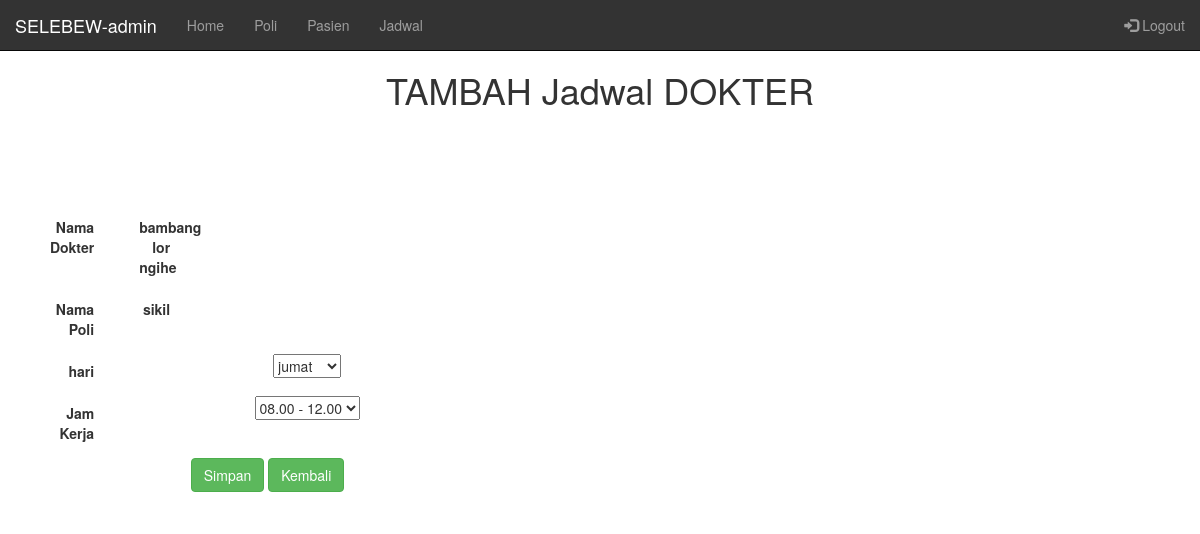
/index.php?controller=admin&action=editJadwalDoctor&id=11 (signed in), run on an earlier commit of the app's database.
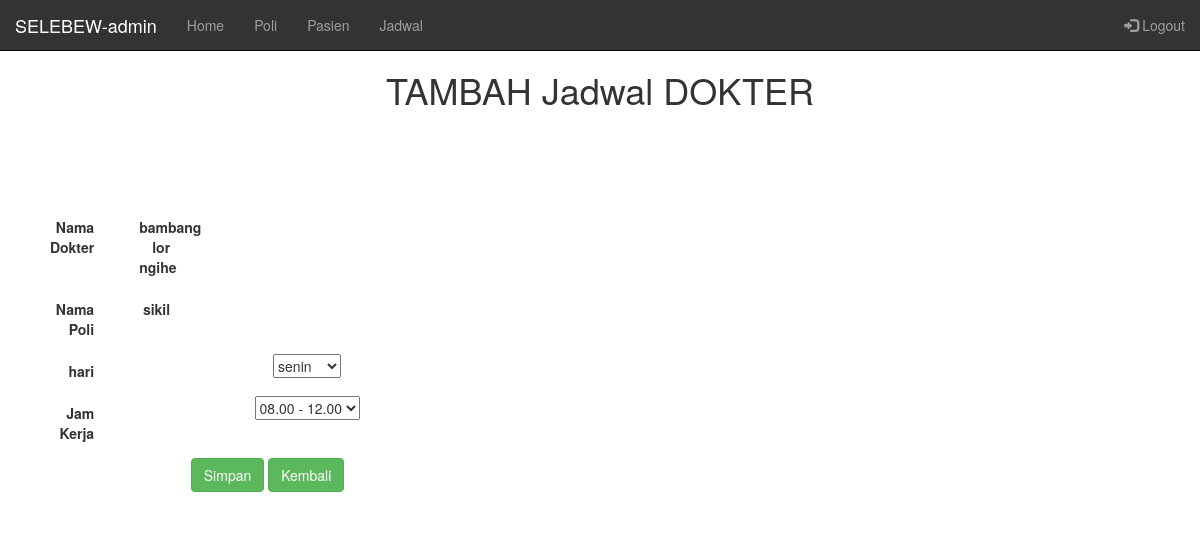
And on a later commit of the database.
### tables this page shows
CREATE TABLE `jadwal` (
  `id_jadwal` int(11) NOT NULL,
  `id_user` int(11) NOT NULL,
  `id_poli` int(11) NOT NULL,
  `hari` varchar(100) NOT NULL,
  `id_waktu` int(11) NOT NULL
);

CREATE TABLE `users` (
  `id_user` int(11) NOT NULL,
  `username` varchar(100) NOT NULL,
  `password` varchar(100) NOT NULL,
  `level` int(1) NOT NULL,
  `nama` varchar(250) NOT NULL,
  `alamat` varchar(255) NOT NULL
);

CREATE TABLE `poli` (
  `id_poli` int(11) NOT NULL,
  `nama_poli` varchar(255) NOT NULL
);

### controllers/c_admin.php (called while the page is built, shortened)
<?php
class AdminController{
  public function editJadwalDoctor(){
    $posts = Admin::editJadwalDoctor($_GET["id"]);
    $postsw = Admin::getWaktu();
    require_once('views/pages/adminEditJadwalDoctor.php');
  }
}
?>

### routes.php (called while the page is built, shortened)
<?php
function call($controller, $action){
  switch ($controller) {
    case 'admin':
    $controller=new AdminController();
    require_once('models/m_admin.php');
    break;
  }
  $controller ->{ $action }();
}
call($controller,$action);
?>

### index.php (called while the page is built, shortened)
<?php
require_once('views/layout.php');
 ?>

### models/m_admin.php (called while the page is built, shortened)
<?php
class Admin{
public static function editJadwalDoctor($id){
  $list =[];
  $db = DB::getInstance();
  $req = $db->query("SELECT j.id_jadwal, u.nama, p.nama_poli, j.hari, w.waktu  FROM jadwal j join users u on j.id_user=u.id_user join poli p on j.id_poli=p.id_poli join waktu w on j.id_waktu=w.id_waktu where j.id_jadwal=$id");
  foreach ($req -> fetchAll() as $post) {
  $list[] = array(
    'id_jadwal' => $post['id_jadwal'],
    'nama' => $post['nama'],
    'nama_poli' => $post['nama_poli'],
    'hari' => $post['hari'],
    'waktu' => $post['waktu']
  );
}
return $list;
}
public static function getWaktu(){
  $list = [];
  $db = DB::getInstance();
  $req = $db->query("SELECT * from waktu ");
  foreach ($req -> fetchAll() as $post){
    $list[] = array(
      'id_waktu' => $post['id_waktu'],
      'waktu' => $post['waktu']
    );
  }
  return $list;
}
}
?>

### views/pages/adminEditJadwalDoctor.php (the view, shortened to what this page needs)
<?php require_once('views/layoutAdmin.php')?>
<!DOCTYPE html>
<html lang="en" dir="ltr">
<head>
</head>
<body>
  <h1 class="padding-about" align="center">TAMBAH Jadwal DOKTER</h1>
  <br><br>
    <div align="center" class="container">
      <div class="col-md-5">
        <form class="form-horizontal" method="get">
          <?php foreach ($posts as $post) { ?>
          <div class="form-group">
            <label class="col-sm-2 control-label">Nama Dokter</label>
            <div class="col-sm-10">
              <label class="col-sm-2 control-label"><?php echo $post['nama']  ?></label>
            </div>
          </div>
          <div class="form-group">
            <label class="col-sm-2 control-label">Nama Poli</label>
            <div class="col-sm-10">
<label class="col-sm-2 control-label"><?php echo $post['nama_poli']  ?></label>
            </div>
          </div>
          <div class="form-group">
            <label class="col-sm-2 control-label">hari</label>
            <div class="col-sm-10">
              <select class="" name="hari">
                <option> <?php echo $post['hari']  ?></option>
              </select>
            </div>
          </div>
          <div class="form-group">
            <label class="col-sm-2 control-label">Jam Kerja</label>
            <div class="col-sm-10">
              <select class="" name="waktu">
                <?php foreach ($postsw as $post ){ ?>
                  <option value="<?php echo $post['waktu'] ?>"> <?php echo $post['waktu'] ?> </option>
                <?php } ?>
              </select>
            </div>
          </div>
          <div class="form-group">
              <button type="submit" class="btn btn-success">Simpan</button>
              <a href="index.php?controller=admin&action=showAllJadwalDoctor">
                <button type="button" class="btn btn-success">Kembali</button>
          </div>
            </div>
          </div>
<?php } ?>
</body>
</html>

### views/layoutAdmin.php (shortened to what this page needs)
<nav class="navbar navbar-inverse navbar-fixed-top nav-background">
  <div class="container-fluid ">
    <div class="navbar-header"><a class="navbar-brand" href=#>SELEBEW-<?php echo $_SESSION['username'] ?></a>
        </div>
        <div class="collapse navbar-collapse " id="navcol-1">
          <ul class="nav navbar-nav">
            <li><a class="" href="index.php?controller=home&action=home">Home</a></li>
            <li><a class="" href="index.php?controller=poli&action=poli">Poli</a></li>
            <li><a class="" href="index.php?controller=admin&action=showAllPatient">Pasien</a></li>
            <li><a class="" href="index.php?controller=admin&action=showAllJadwalDoctor">Jadwal</a></li>
          </ul>
          <ul class="nav navbar-nav navbar-right">
            <li><a href="logout.php"><span class="glyphicon glyphicon-log-in"></span> Logout</a></li>
          </ul>
        </div>
      </div>
    </nav>

What changed in the data, as far as the page shows it:
changed jadwal "bambang lor ngihe": hari "jumat" → "senin"
